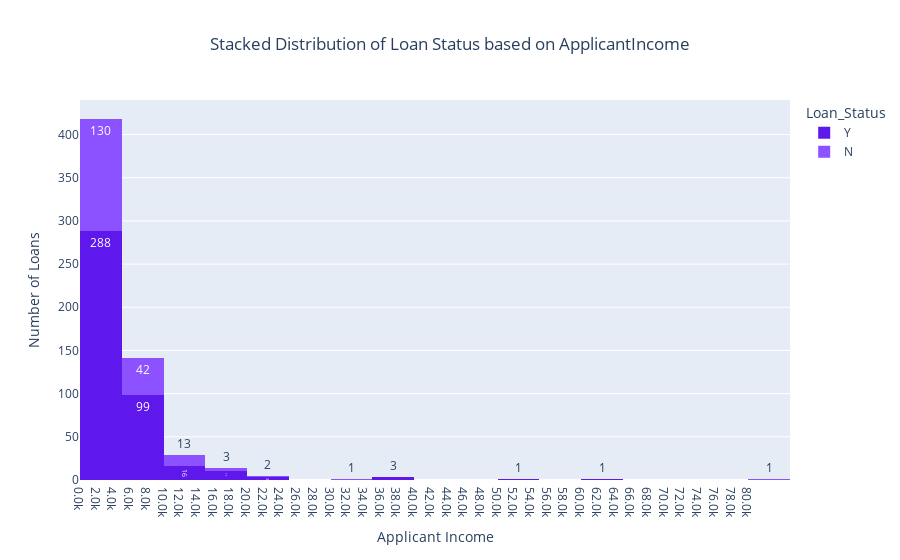

This figure's notebook cell:
### Code cell
import plotly.express as px

# Assuming 'loan' is your DataFrame with columns 'LoanAmount' and 'Loan_Status'

# Define categories and corresponding colors
category_colors = ['#5E18EB', '#8C52FF']
color_mapping = {'Y': category_colors[0], 'N': category_colors[1]}

# Determine the range for bins based on the max ApplicantIncome
max_income = loan['ApplicantIncome'].max()
bin_size = 2000  # Set bin size to $2,500
nbins = int(max_income / bin_size)  # Determine the number of bins needed

# Plot the histogram with ApplicantIncome on the x-axis and stacked Loan_Status
fig = px.histogram(loan,
                   x="ApplicantIncome",
                   color="Loan_Status",
                   color_discrete_map=color_mapping,
                   barmode='stack',
                   title='Stacked Distribution of Loan Status based on ApplicantIncome',
                   labels={'ApplicantIncome': 'Applicant Income'},
                   text_auto=True,
                   nbins=nbins)  # Here we set the number of bins

# Update layout for centering the title and adjusting y-axis title
fig.update_layout(
    title_x=0.5,
    yaxis_title='Number of Loans',
    xaxis=dict(
        # Update the xaxis properties for tick intervals at every $2,500
        tickvals=[i * bin_size for i in range(nbins+1)],  # This will set tick marks every 2.5k
        ticktext=[f"{i * bin_size / 1000}k" for i in range(nbins+1)]  # Labels the ticks as '2.5k', '5k', etc.
    )
)

# Show the plot
fig.show()

### Figure 1 — Plotly figure (JSON) as saved in the notebook; plotly's stock layout.template omitted (floating-point values rounded to 4 significant figures; data arrays with more than 128 entries replaced by an {"elided": "..."} marker saying what was removed)
{"data": [{"alignmentgroup": "True", "bingroup": "x", "hovertemplate": "Loan_Status=Y<br>Applicant Income=%{x}<br>count=%{y}<extra></extra>", "legendgroup": "Y", "marker": {"color": "#5E18EB", "pattern": {"shape": ""}}, "name": "Y", "nbinsx": 40, "offsetgroup": "Y", "orientation": "v", "showlegend": true, "texttemplate": "%{value}", "type": "histogram", "x": {"elided": "422 int values"}, "xaxis": "x", "yaxis": "y"}, {"alignmentgroup": "True", "bingroup": "x", "hovertemplate": "Loan_Status=N<br>Applicant Income=%{x}<br>count=%{y}<extra></extra>", "legendgroup": "N", "marker": {"color": "#8C52FF", "pattern": {"shape": ""}}, "name": "N", "nbinsx": 40, "offsetgroup": "N", "orientation": "v", "showlegend": true, "texttemplate": "%{value}", "type": "histogram", "x": {"elided": "192 int values"}, "xaxis": "x", "yaxis": "y"}], "layout": {"barmode": "stack", "legend": {"title": {"text": "Loan_Status"}, "tracegroupgap": 0}, "title": {"text": "Stacked Distribution of Loan Status based on ApplicantIncome", "x": 0.5}, "xaxis": {"anchor": "y", "domain": [0, 1], "ticktext": ["0.0k", "2.0k", "4.0k", "6.0k", "8.0k", "10.0k", "12.0k", "14.0k", "16.0k", "18.0k", "20.0k", "22.0k", "24.0k", "26.0k", "28.0k", "30.0k", "32.0k", "34.0k", "36.0k", "38.0k", "40.0k", "42.0k", "44.0k", "46.0k", "48.0k", "50.0k", "52.0k", "54.0k", "56.0k", "58.0k", "60.0k", "62.0k", "64.0k", "66.0k", "68.0k", "70.0k", "72.0k", "74.0k", "76.0k", "78.0k", "80.0k"], "tickvals": [0, 2000, 4000, 6000, 8000, 10000, 12000, 14000, 16000, 18000, 20000, 22000, 24000, 26000, 28000, 30000, 32000, 34000, 36000, 38000, 40000, 42000, 44000, 46000, 48000, 50000, 52000, 54000, 56000, 58000, 60000, 62000, 64000, 66000, 68000, 70000, 72000, 74000, 76000, 78000, 80000], "title": {"text": "Applicant Income"}}, "yaxis": {"anchor": "x", "domain": [0, 1], "title": {"text": "Number of Loans"}}}}
